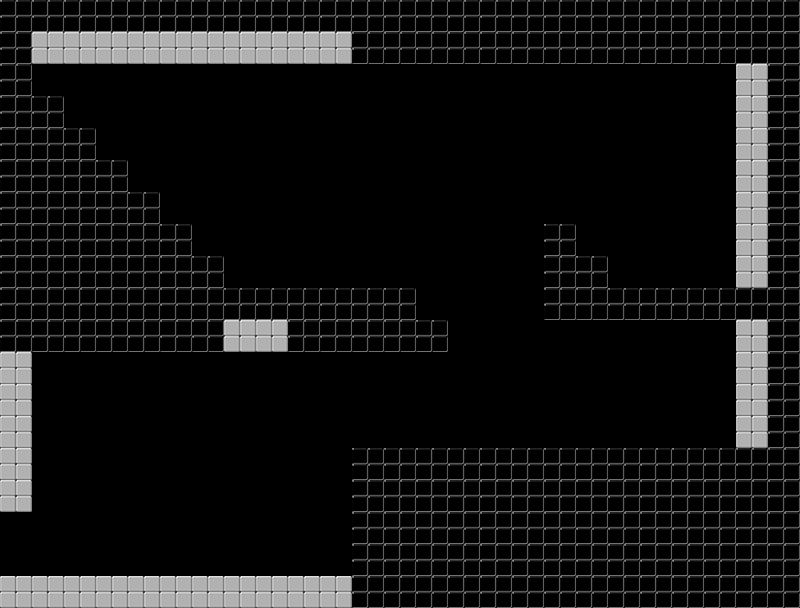

A level layout from a 2D game, rendered from its tile map. Below: a short description, then the map file with its tile-grid data intact:
An orthogonal 25x19 tile map with 32x32 px tiles, 2 tile layers (BloquesNegros, BloquesBlancos).

<map version="1.0" orientation="orthogonal" renderorder="left-up" width="25" height="19" tilewidth="32" tileheight="32" nextobjectid="1">
 <tileset firstgid="1" source="tilesetP.tsx" />
 <layer name="BloquesNegros" width="25" height="19">
  <data encoding="csv">
1,1,1,1,1,1,1,1,1,1,1,1,1,1,1,1,1,1,1,1,1,1,1,1,1,
1,0,0,0,0,0,0,0,0,0,0,1,1,1,1,1,1,1,1,1,1,1,1,1,1,
1,0,0,0,0,0,0,0,0,0,0,0,0,0,0,0,0,0,0,0,0,0,0,0,1,
1,1,0,0,0,0,0,0,0,0,0,0,0,0,0,0,0,0,0,0,0,0,0,0,1,
1,1,1,0,0,0,0,0,0,0,0,0,0,0,0,0,0,0,0,0,0,0,0,0,1,
1,1,1,1,0,0,0,0,0,0,0,0,0,0,0,0,0,0,0,0,0,0,0,0,1,
1,1,1,1,1,0,0,0,0,0,0,0,0,0,0,0,0,0,0,0,0,0,0,0,1,
1,1,1,1,1,1,0,0,0,0,0,0,0,0,0,0,0,1,0,0,0,0,0,0,1,
1,1,1,1,1,1,1,0,0,0,0,0,0,0,0,0,0,1,1,0,0,0,0,0,1,
1,1,1,1,1,1,1,1,1,1,1,1,1,0,0,0,0,1,1,1,1,1,1,1,1,
1,1,1,1,1,1,1,0,0,1,1,1,1,1,0,0,0,0,0,0,0,0,0,0,1,
0,0,0,0,0,0,0,0,0,0,0,0,0,0,0,0,0,0,0,0,0,0,0,0,1,
0,0,0,0,0,0,0,0,0,0,0,0,0,0,0,0,0,0,0,0,0,0,0,0,1,
0,0,0,0,0,0,0,0,0,0,0,0,0,0,0,0,0,0,0,0,0,0,0,0,1,
0,0,0,0,0,0,0,0,0,0,0,1,1,1,1,1,1,1,1,1,1,1,1,1,1,
0,0,0,0,0,0,0,0,0,0,0,1,1,1,1,1,1,1,1,1,1,1,1,1,1,
0,0,0,0,0,0,0,0,0,0,0,1,1,1,1,1,1,1,1,1,1,1,1,1,1,
0,0,0,0,0,0,0,0,0,0,0,1,1,1,1,1,1,1,1,1,1,1,1,1,1,
0,0,0,0,0,0,0,0,0,0,0,1,1,1,1,1,1,1,1,1,1,1,1,1,1
</data>
 </layer>
 <layer name="BloquesBlancos" width="25" height="19">
  <data encoding="csv">
0,0,0,0,0,0,0,0,0,0,0,0,0,0,0,0,0,0,0,0,0,0,0,0,0,
0,3,3,3,3,3,3,3,3,3,3,0,0,0,0,0,0,0,0,0,0,0,0,0,0,
0,0,0,0,0,0,0,0,0,0,0,0,0,0,0,0,0,0,0,0,0,0,0,3,0,
0,0,0,0,0,0,0,0,0,0,0,0,0,0,0,0,0,0,0,0,0,0,0,3,0,
0,0,0,0,0,0,0,0,0,0,0,0,0,0,0,0,0,0,0,0,0,0,0,3,0,
0,0,0,0,0,0,0,0,0,0,0,0,0,0,0,0,0,0,0,0,0,0,0,3,0,
0,0,0,0,0,0,0,0,0,0,0,0,0,0,0,0,0,0,0,0,0,0,0,3,0,
0,0,0,0,0,0,0,0,0,0,0,0,0,0,0,0,0,0,0,0,0,0,0,3,0,
0,0,0,0,0,0,0,0,0,0,0,0,0,0,0,0,0,0,0,0,0,0,0,3,0,
0,0,0,0,0,0,0,0,0,0,0,0,0,0,0,0,0,0,0,0,0,0,0,0,0,
0,0,0,0,0,0,0,3,3,0,0,0,0,0,0,0,0,0,0,0,0,0,0,3,0,
3,0,0,0,0,0,0,0,0,0,0,0,0,0,0,0,0,0,0,0,0,0,0,3,0,
3,0,0,0,0,0,0,0,0,0,0,0,0,0,0,0,0,0,0,0,0,0,0,3,0,
3,0,0,0,0,0,0,0,0,0,0,0,0,0,0,0,0,0,0,0,0,0,0,3,0,
3,0,0,0,0,0,0,0,0,0,0,0,0,0,0,0,0,0,0,0,0,0,0,0,0,
3,0,0,0,0,0,0,0,0,0,0,0,0,0,0,0,0,0,0,0,0,0,0,0,0,
0,0,0,0,0,0,0,0,0,0,0,0,0,0,0,0,0,0,0,0,0,0,0,0,0,
0,0,0,0,0,0,0,0,0,0,0,0,0,0,0,0,0,0,0,0,0,0,0,0,0,
3,3,3,3,3,3,3,3,3,3,3,0,0,0,0,0,0,0,0,0,0,0,0,0,0
</data>
 </layer>
</map>
